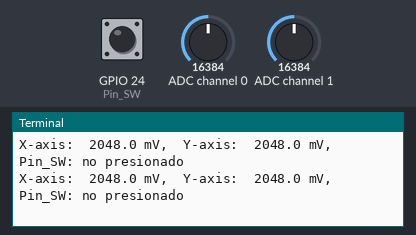
Recording of a program running on a simulated Raspberry Pi (BCM pin numbers). Parts: the last lines printed to the terminal. Inputs (shaded band) come from the test bench; at power-on: GPIO 24 (Pin_SW) HIGH, ADC channel 0 = 16384, ADC channel 1 = 16384 (analog values on the 0–32767 scale).

Above: at 1.2 s.
1.3 s: GPIO 24 (Pin_SW) pulled LOW for 0.15 s
2.9 s: ADC channel 0 set to 22936
At 3.4 s:
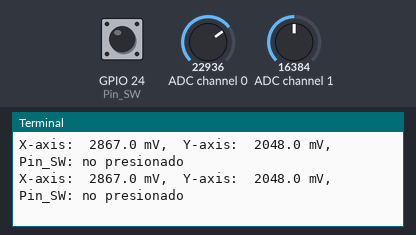
4.4 s: ADC channel 1 set to 22936
At 5.3 s:
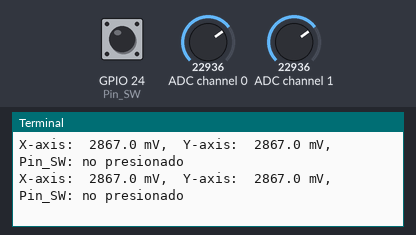
5.9 s: GPIO 24 (Pin_SW) pulled LOW for 1 s
At 6.9 s:
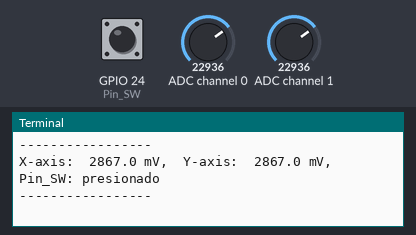
8.4 s: ADC channel 0 set to 28834
At 9.4 s:
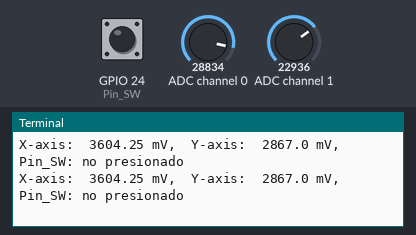
9.9 s: ADC channel 1 set to 28834
At 10.4 s:
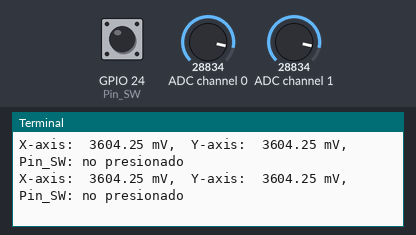
Timing chart, 0 to 12.4 s (numbered marks = the images above; inputs shaded):
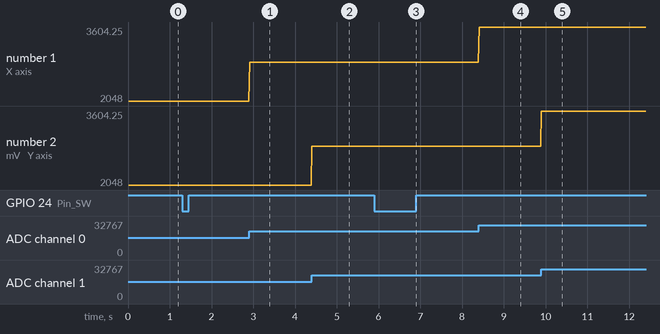

Measured:
- after the input at 2.9 s, the terminal: prints a new line at once (image 1)
- after the input at 4.4 s, the terminal: prints a new line at once (image 2)
- after the input at 5.9 s, the terminal: prints a new line at once (image 3)
- after the input at 8.4 s, the terminal: prints a new line at once (image 4)
- after the input at 9.9 s, the terminal: prints a new line at once (image 5)
- plotted number 1: 2048 → 2867 after the input at 2.9 s, 2867 → 3604.25 after the input at 8.4 s

The program:

KY-023pi.py
```python
from Adafruit_ADS1x15 import ADS1x15
from time import sleep
import time, signal, sys, os
import RPi.GPIO as GPIO

GPIO.setmode(GPIO.BCM)
GPIO.setwarnings(False)

retraso = 0.5
ADS1115 = 0x01
gain = 4096
sps = 64
adc_channel_0 = 0
adc_channel_1 = 1
adc_channel_2 = 2
adc_channel_3 = 3

adc = ADS1x15(ic=ADS1115)
Pin_SW = 24

GPIO.setup(Pin_SW, GPIO.IN, pull_up_down = GPIO.PUD_UP)

try:
    while True:
        x = adc.readADCSingleEnded(adc_channel_0, gain, sps)
        y = adc.readADCSingleEnded(adc_channel_1, gain, sps)
        if GPIO.input(Pin_SW) == True:
            print("X-axis: ", x, "mV, ", "Y-axis: ", y, "mV, Pin_SW: no presionado")
        else:
            print("X-axis: ", x, "mV, ", "Y-axis: ", y, "mV, Pin_SW: presionado")
            print("-----------------")
            button_pressed = False
            time.sleep(retraso)

except KeyboardInterrupt:
    GPIO.cleanup()
```
